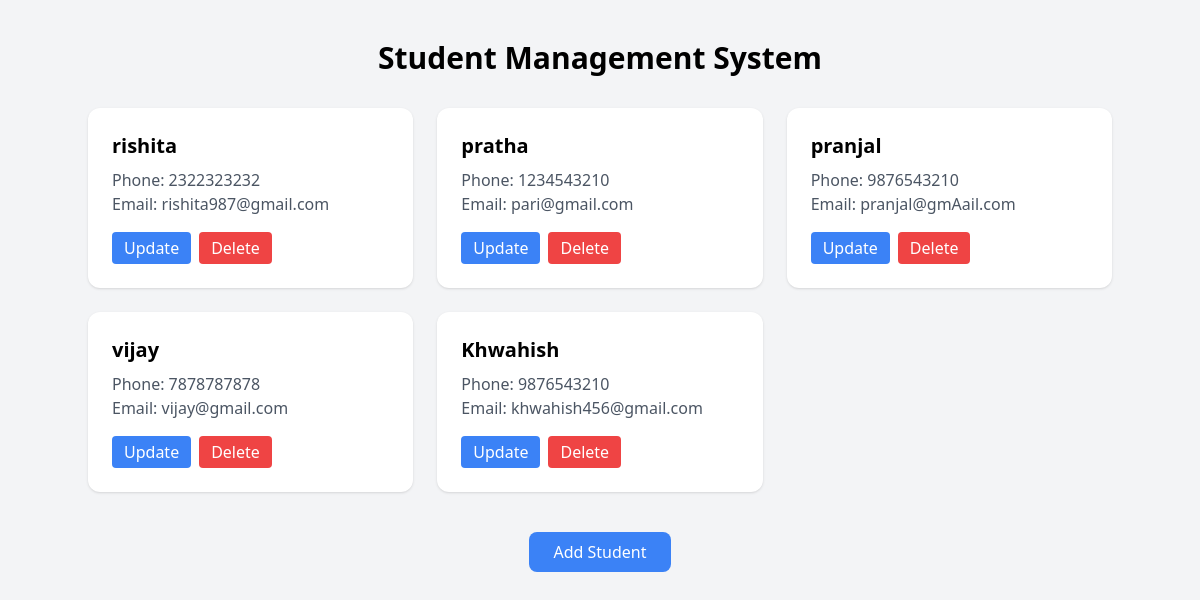
Before: /student/std/ with the older database file.
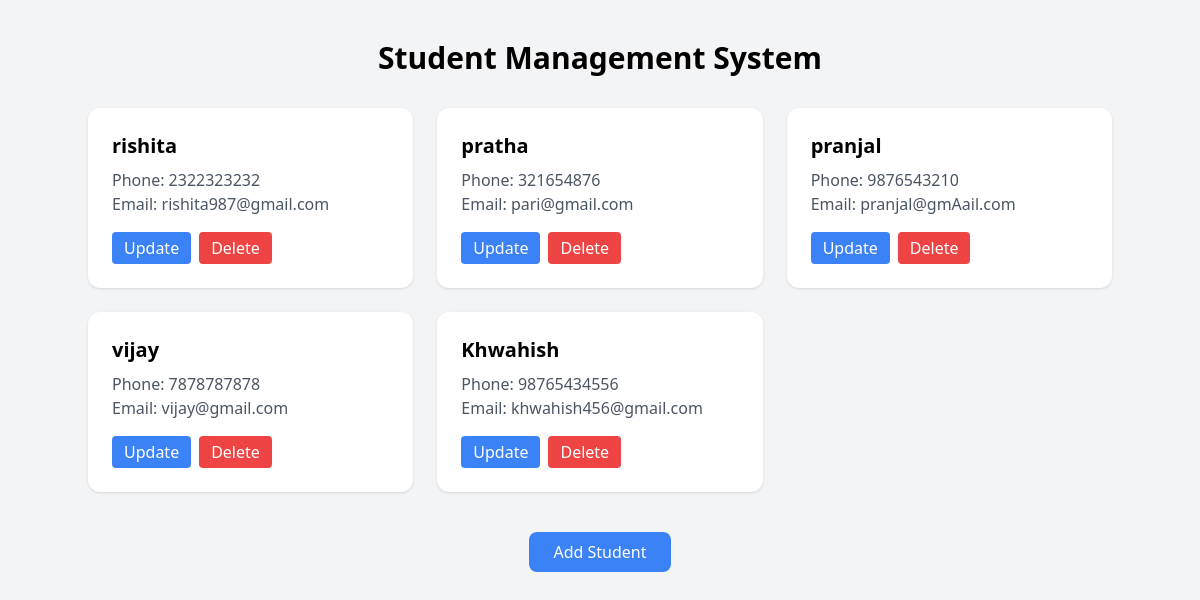
After: the same page with the newer database file.
### student/models.py (models this page shows)
class Student (models.Model):
    name = models.CharField(max_length=100)
    email = models.EmailField()
    phone_number = models.CharField(max_length=13)

### student/views.py (the view)
# urls.py: path("std/",views.student_home,name = "Student_home"),
def student_home(request):
    student_data = Student.objects.all()
    data = {
        "student_data":student_data
    }
    return render(request,"student/student.html",data)

### templates/student/student.html
{% extends "base.html" %}
{% block content %}
<div class="grid grid-cols-1 md:grid-cols-3 gap-6">
{% for student in student_data %}
<div class="bg-white p-6 rounded-xl shadow">
<h2 class="text-xl font-semibold mb-2">
{{ student.name }}
</h2>
<p class="text-gray-600">
Phone: {{ student.phone_number }}
</p>
<p class="text-gray-600">
Email: {{ student.email }}
</p>
<div class="mt-4 flex gap-2">
<a href ="{% url 'update_student' student.id %}" class="bg-blue-500 text-white px-3 py-1 rounded">
    Update
</a>
<a href="{% url 'delete_student' student.id %}" class="bg-red-500 text-white px-3 py-1 rounded">
Delete
</a>
</div>
</div>
{% endfor %}
</div>
<div class="flex justify-center mt-10">
<a href="{% url 'add_student' %}"
class="bg-blue-500 text-white px-6 py-2 rounded-lg">
Add Student
</a>
</div>
{% endblock %}

Changed rows visible on the page:
changed Student "pratha": phone_number "1234543210" → "321654876"
changed Student "Khwahish": phone_number "9876543210" → "98765434556"
